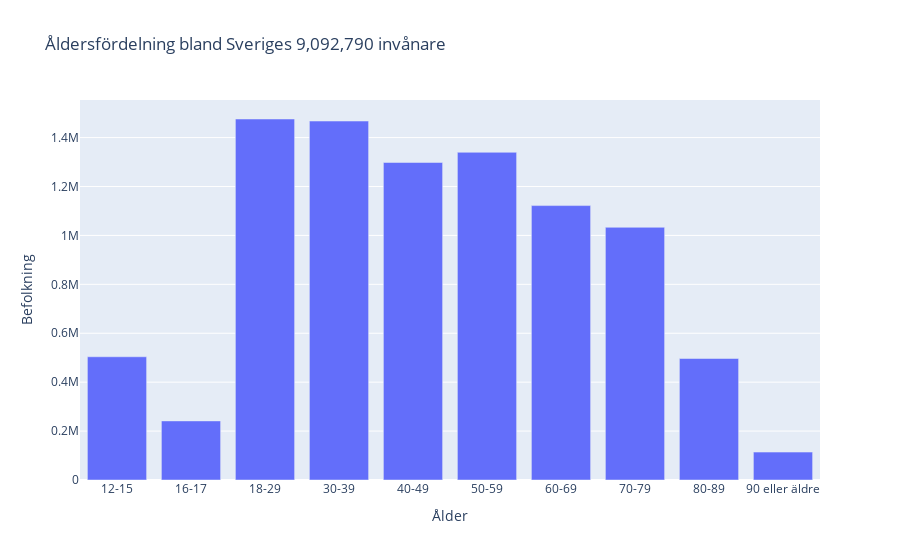

Notebook code for this chart:
### Code cell
# Uppgift 2.a
vaxx_data.fillna(0, inplace=True)


nr_of_counties = vaxx_data["Län_namn"].nunique()
print(f"Antal län: {nr_of_counties}")


# # # # # # # # # # # # # # # # # # # # # # # # # # # # # # # # # # # # # # # # # # # # # # # # # # # # # # # # # # # # # # # # 
# Uppgift 2.b
nr_of_municipalities = vaxx_data["Kommun_namn"].nunique()
print(f"Antal län: {nr_of_municipalities}")


# # # # # # # # # # # # # # # # # # # # # # # # # # # # # # # # # # # # # # # # # # # # # # # # # # # # # # # # # # # # # # # # 
# Uppgift 2.c
befolkning = vaxx_data["Befolkning"].sum()
print(f"Sverige befolkning: {befolkning:,} st.")


# # # # # # # # # # # # # # # # # # # # # # # # # # # # # # # # # # # # # # # # # # # # # # # # # # # # # # # # # # # # # # # # 
# Uppgift 2.d

total_pop = 10_521_556
#Källa: https://www.scb.se/hitta-statistik/sverige-i-siffror/manniskorna-i-sverige/sveriges-befolkning/


lowest_ages = ['12-15', '16-17']
lowest_ages_query = vaxx_data.query("Ålder.isin(@lowest_ages)")


ages_12_to_17 = lowest_ages_query["Befolkning"].sum()
dataset_population = vaxx_data["Befolkning"].sum()


under_12 = total_pop - dataset_population
under_18 = under_12 + ages_12_to_17
pct_of_total_population = under_18 / total_pop


print(f"Befolkning under 18: {under_18:,}")


# # # # # # # # # # # # # # # # # # # # # # # # # # # # # # # # # # # # # # # # # # # # # # # # # # # # # # # # # # # # # # # # 
# Uppgift 2.e

age_group = vaxx_data.groupby("Ålder")

ages_grouped = age_group["Befolkning"].sum()
ages_group_df = ages_grouped.reset_index()

total_population = ages_group_df["Befolkning"].sum()

fig = px.bar(ages_group_df, x="Ålder", y="Befolkning", title=f"Åldersfördelning bland Sveriges {total_population:,} invånare")
fig.show()

### Figure 1 — Plotly figure (JSON) as saved in the notebook; plotly's stock layout.template omitted (floating-point values rounded to 4 significant figures)
{"data": [{"alignmentgroup": "True", "hovertemplate": "Ålder=%{x}<br>Befolkning=%{y}<extra></extra>", "legendgroup": "", "marker": {"color": "#636efa", "pattern": {"shape": ""}}, "name": "", "offsetgroup": "", "orientation": "v", "showlegend": false, "textposition": "auto", "type": "bar", "x": ["12-15", "16-17", "18-29", "30-39", "40-49", "50-59", "60-69", "70-79", "80-89", "90 eller äldre"], "xaxis": "x", "y": [503831, 241539, 1475950, 1467590, 1298156, 1339798, 1121922, 1033113, 496750, 114141], "yaxis": "y"}], "layout": {"barmode": "relative", "legend": {"tracegroupgap": 0}, "title": {"text": "Åldersfördelning bland Sveriges 9,092,790 invånare"}, "xaxis": {"anchor": "y", "domain": [0, 1], "title": {"text": "Ålder"}}, "yaxis": {"anchor": "x", "domain": [0, 1], "title": {"text": "Befolkning"}}}}
